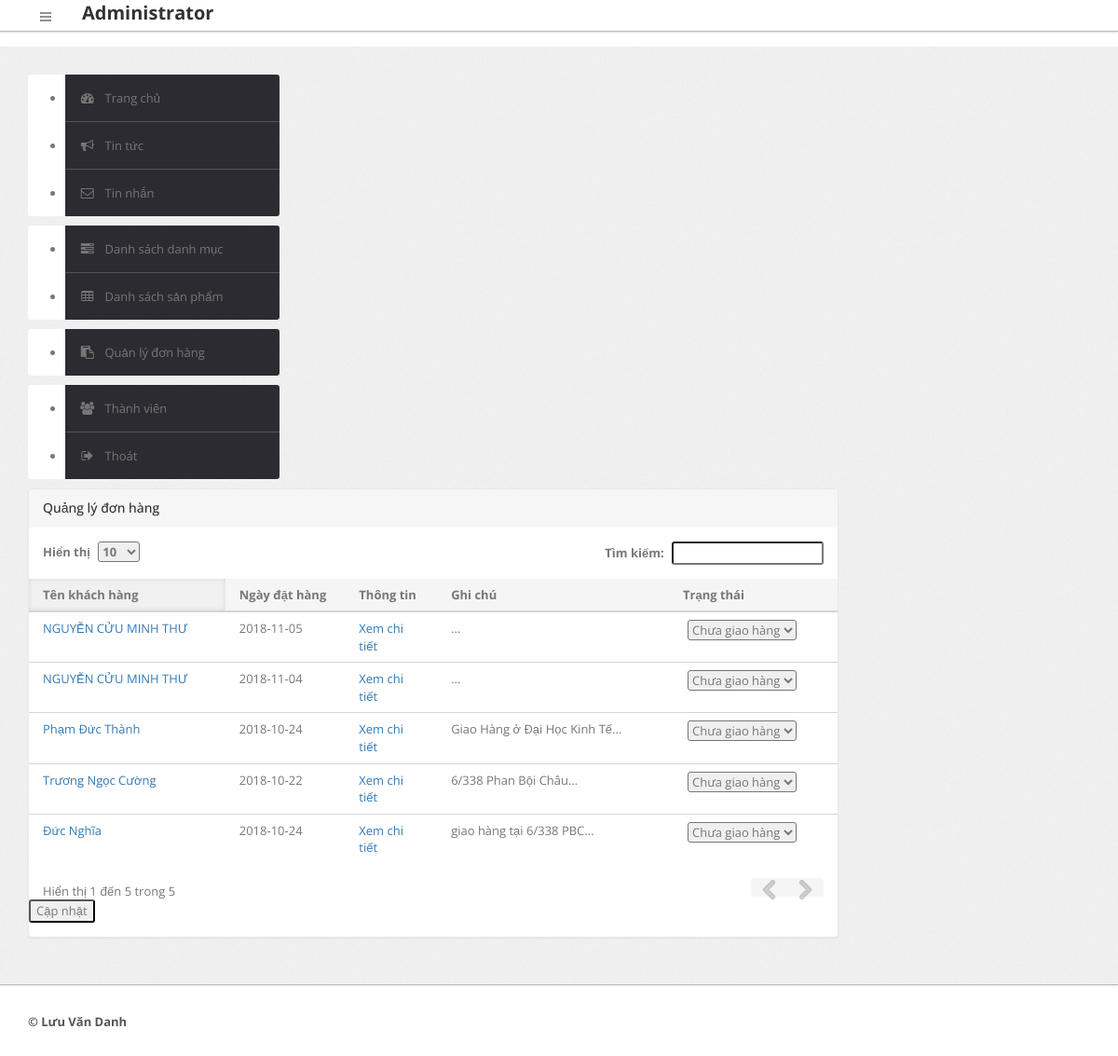
The app's page /admin/index.php?page=order (signed in) with its own data.
### tables this page shows
CREATE TABLE IF NOT EXISTS `donhang` (
  `madh` int(11) NOT NULL,
  `makh` int(11) NOT NULL,
  `ghichu` text NOT NULL,
  `ngaytao` date NOT NULL,
  `trangthai` int(1) NOT NULL
);

CREATE TABLE IF NOT EXISTS `khachhang` (
  `makh` int(11) NOT NULL,
  `tendangnhap` varchar(32) NOT NULL,
  `matkhau` varchar(32) NOT NULL,
  `email` varchar(50) NOT NULL,
  `hoten` varchar(50) NOT NULL,
  `diachi` varchar(120) NOT NULL,
  `sdt` varchar(15) NOT NULL,
  `trangthai` tinyint(1) NOT NULL,
  `ngaytao` date NOT NULL
);

### admin/cms/order.php (the view, shortened to what this page needs)
<div class="span9">
                 <div class="content">
                   <div class="module">
                      <div class="module-head">
                        <h3>Quảng lý đơn hàng</h3>
                      </div>
                       <div class="module-body table">
                           <form action="" method="post">
                            <table cellpadding="0" cellspacing="0" border="0" class="datatable-1 table 	display"
                                width="100%">
                                    <thead>
                                        <tr>
                                            <th>
                                                Tên khách hàng
                                            </th>
                                            <th>
                                                 Ngày đặt hàng
                                            </th>
                                            <th>
                                                Thông tin
                                            </th>
                                            <th>
                                                Ghi chú
                                            </th>
                                            <th>
                                                Trạng thái
                                            </th>
                                        </tr>
                                    </thead>
                                    <tbody>
                                    <?php
                                        $query = "select madh, hoten, donhang.ngaytao, ghichu, donhang.trangthai, donhang.makh from donhang join khachhang on "
                                                . "donhang.makh=khachhang.makh order by madh desc";
                                        $rows=$db->query($query);
                                        foreach($rows as $r)
                                        {
                                            echo "<tr>"
                                                    . "<td><a href='?page=orderkh&makh=".$r[5]."'>$r[1]</a></td>"
                                                    . "<td>$r[2]</td>"
                                                    . "<td><a href='?page=orderdt&madh=".$r[0]."&makh=".$r[5]."'>Xem chi tiết</a></td>"
                                                    . "<td>".substr($r[3],0,100)."...</td>"
                                                    . "<td>";
                                       ?>
                                    <select name="sldh">
                                                    <option <?php if($r[4]==0) echo "selected"?> value=0>Chưa giao hàng</option>
                                              </select>
                                                    </td>
                                                 </tr>
                                        <?php
                                        }
                                     ?>
                                    </tbody>
                                    </table>
                                    <button type='submit' class='btn-inverse'>Cập nhật</button>
                           </form>
                 </div>
                                           </div>
                                     </div>
                                 </div>

### cssjsadmin/css/theme.css (style rules this page uses)
body { font-size: 13px; font-family: 'Open Sans', Arial, sans-serif; background: #fff; color: #777 }
h1, h2, h3, h4, h5, h6 { color: #333; margin-top: 0 }
h3 { font-size: 20px }
form { margin: 0 }
select, textarea, input[type="text"], input[type="password"], input[type="datetime"], input[type="datetime-local"], input[type="date"], input[type="month"], input[type="time"], input[type="week"], input[type="number"], input[type="email"], input[type="url"], input[type="search"], input[type="tel"], input[type="color"], .uneditable-input, label, input, button, select, textarea { -webkit-border-radius: 3px; -moz-border-radius: 3px; border-radius: 3px; font-size: 13px; font-family: 'Open Sans', Tahoma, Arial, sans-serif }
.module { background: #fff; -webkit-border-radius: 3px; -moz-border-radius: 3px; border-radius: 3px; border: 1px solid #ccc; border-bottom-color: #bbb; -webkit-box-shadow: 0 0 1px rgba(0,0,0,0.2); -moz-box-shadow: 0 0 1px rgba(0,0,0,0.2); box-shadow: 0 0 1px rgba(0,0,0,0.2); margin-bottom: 30px }
.table { margin-bottom: 0 }
.table th, .table td { border-color: #d5d5d5!important }
.module { box-shadow: 0 0 3px rgba(0,0,0,.1); border-color: #e9e9e9; margin-bottom: 20px; background-color: #fff; border-radius: 4px; -webkit-box-shadow: 0 1px 1px rgba(0,0,0,.05); box-shadow: 0 1px 1px rgba(0,0,0,.05); }
.module-head { color: #767676; background-color: #f6f6f6; border-color: #e9e9e9; padding: 10px 15px; border-bottom: 1px solid transparent; border-top-right-radius: 3px; border-top-left-radius: 3px; }
.module-head h3 { font-size: 14px; line-height: 20px; height: 20px; margin: 0 }
.module-body { padding: 15px }
.module-body.table { padding: 15px 0 }
.module-body.table .table th, .module-body.table .table td { padding-left: 15px; padding-right: 15px }
.dataTables_wrapper select, .dataTables_wrapper input, .dataTables_wrapper label { margin: 0 }
.dataTables_wrapper select, .dataTables_wrapper input { margin: 0 0 0 5px }
.dataTables_wrapper table th { background: #f5f5f5; cursor: pointer }
.dataTables_wrapper table th.sorting_asc, .dataTables_wrapper table th.sorting_desc { background: #f0f0f0; -webkit-box-shadow: 0 0 5px rgba(0,0,0,0.1) inset; -moz-box-shadow: 0 0 5px rgba(0,0,0,0.1) inset; box-shadow: 0 0 5px rgba(0,0,0,0.1) inset }

### records on screen
donhang: khachhang.hoten "NGUYỄN CỬU MINH THƯ", ngaytao "2018-11-05", sldh "Chưa giao hàng"
donhang: khachhang.hoten "NGUYỄN CỬU MINH THƯ", ngaytao "2018-11-04", sldh "Chưa giao hàng"
donhang: khachhang.hoten "Đức Nghĩa", ngaytao "2018-10-24", ghichu "giao hàng tại 6/338 PBC", sldh "Chưa giao hàng"
donhang: khachhang.hoten "Trương Ngọc Cường", ngaytao "2018-10-22", ghichu "6/338 Phan Bội Châu", sldh "Chưa giao hàng"
donhang: khachhang.hoten "Phạm Đức Thành", ngaytao "2018-10-24", ghichu "Giao Hàng ở Đại Học Kinh Tế", sldh "Chưa giao hàng"
